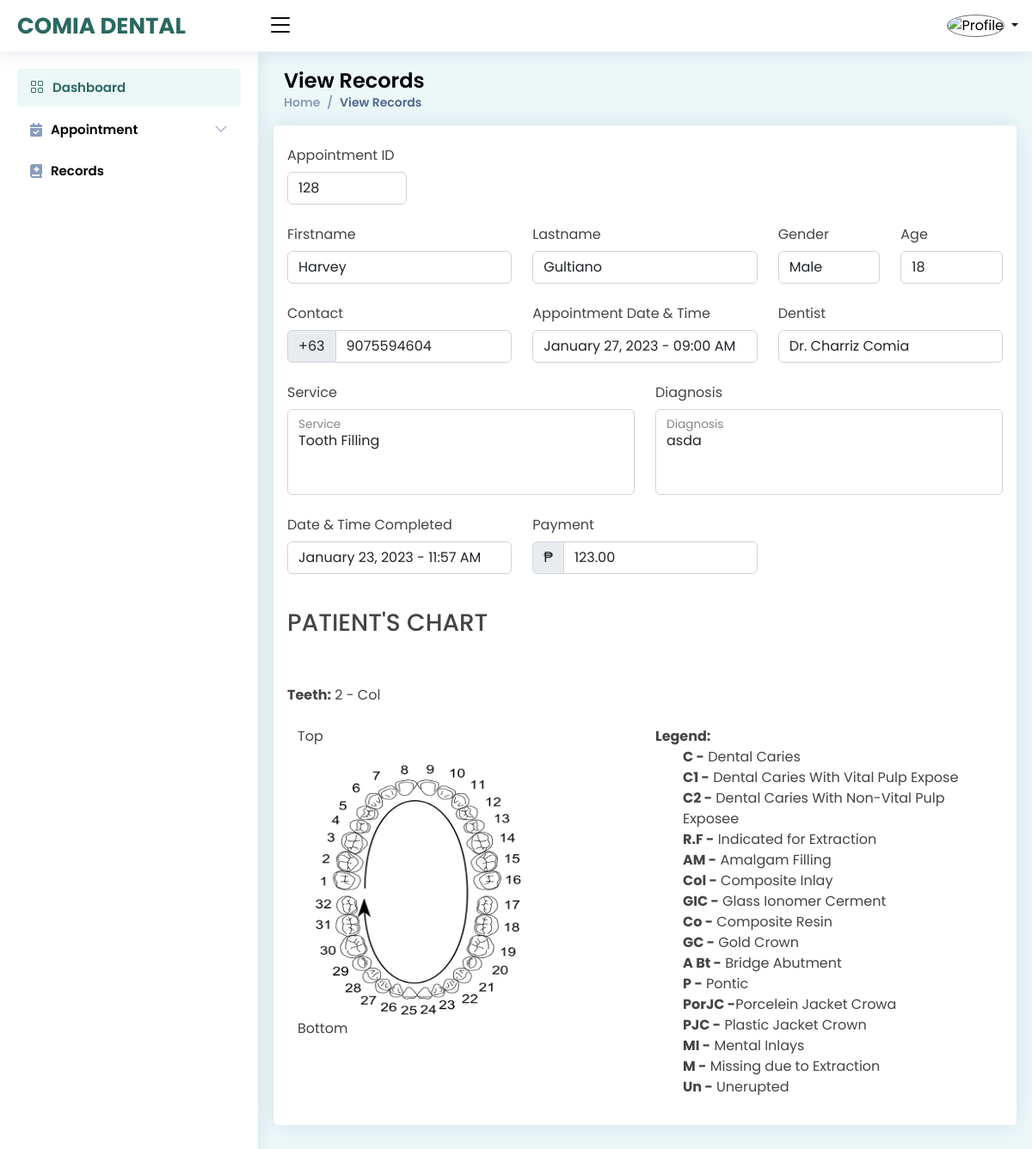
/admin/view-records.php?id=128 (signed in), run on the app's committed database.
### tables this page shows
CREATE TABLE `tbl_appointment` (
  `appointment_id` int(11) NOT NULL,
  `user_id` int(11) NOT NULL,
  `firstname` varchar(255) NOT NULL,
  `lastname` varchar(255) NOT NULL,
  `gender` varchar(255) NOT NULL,
  `age` int(11) NOT NULL,
  `contact` varchar(255) NOT NULL,
  `appointment_date` date NOT NULL,
  `appointment_time` time NOT NULL,
  `service` varchar(255) NOT NULL,
  `dentist` varchar(255) NOT NULL,
  `status` varchar(255) NOT NULL,
  `description` varchar(255) NOT NULL,
  `payment` decimal(10,2) NOT NULL,
  `date_completed` date NOT NULL,
  `time_completed` time NOT NULL,
  `reason` varchar(255) NOT NULL,
  `reason2` varchar(55) NOT NULL,
  `request` text NOT NULL,
  `diagram` text NOT NULL,
  `isStatus` int(1) DEFAULT NULL
);

CREATE TABLE `tbl_tooth` (
  `id` int(11) NOT NULL,
  `title` varchar(55) NOT NULL,
  `age` varchar(55) NOT NULL,
  `image` varchar(55) NOT NULL
);

### admin/view-records.php (the view, shortened to what this page needs)
<?php include './components/head_css.php';
include './components/component-top.php';
if(!isset($_GET['id'])) {
    ?>
    <script>
        location.href = 'records.php';
    </script>
    <?php
} else {
    $appointment_id = $_GET['id'];
        ?>
        <?php
}
?>
<main id="main" class="main">
    <div class="pagetitle">
        <h1>View Records</h1>
        <nav>
            <ol class="breadcrumb">
                <li class="breadcrumb-item"><a href="index.php">Home</a></li>
                <li class="breadcrumb-item active">View Records</li>
            </ol>
        </nav>
    </div>
    <section>
        <div class="row">
            <div class="card p-3">
                <?php
                $get_record = mysqli_query($conn, "SELECT * FROM tbl_appointment WHERE appointment_id = $appointment_id");
                foreach($get_record as $row) {
                    $age = $row['age'];
                ?>
                <form>
                    <div class="mb-3 col-sm-5 col-md-3 col-lg-2">
                        <label for="view_appointment_id" class="col-form-label">Appointment ID</label>
                        <input type="text" class="form-control" id="view_appointment_id" name="view_appointment_id" value="<?= $row['appointment_id'] ?>"
                            required readonly>
                    </div>
                    <div class="row form-group mb-3">
                        <div class="col-md-4">
                            <label for="view_firstname" class="col-form-label">Firstname</label>
                            <input type="text" class="form-control" id="view_firstname" name="view_firstname" value="<?= $row['firstname'] ?>" required
                                readonly>
                        </div>
                        <div class="col-md-4">
                            <label for="view_lastname" class="col-form-label">Lastname</label>
                            <input type="text" class="form-control" id="view_lastname" name="view_lastname" value="<?= $row['lastname'] ?>" required
                                readonly>
                        </div>
                        <div class="col-md-2">
                            <label for="view_gender" class="col-form-label">Gender</label>
                            <input type="text" class="form-control" id="view_gender" name="view_gender" value="<?= $row['gender'] ?>" required
                                readonly>
                        </div>
                        <div class="col-md-2">
                            <label for="view_age" class="col-form-label">Age</label>
                            <input type="text" class="form-control" id="view_age" name="view_age" value="<?= $row['age'] ?>" required readonly>
                        </div>
                    </div>
                    <div class="row form-group mb-3">
                        <div class="col-md-4">
                            <label for="view_firstname" class="col-form-label">Contact</label>
                            <div class="input-group input-group-merge">
                                <span class="input-group-text">+63</span>
                                <input type="tel" id="view_contact" name="view_contact" class="form-control" value="<?= $row['contact'] ?>" required
                                    readonly />
                            </div>
                        </div>
                        <div class="col-md-4">
                            <label for="view_lastname" class="col-form-label">Appointment Date & Time</label>
                            <input type="text" class="form-control" id="view_lastname" name="view_lastname" value="<?= date('F d, Y', strtotime($row['appointment_date'])) . ' - ' . date('h:i A', strtotime($row['appointment_time'])) ?>" required
                                readonly>
                        </div>
                        <div class="col-md-4">
                            <label for="view_gender" class="col-form-label">Dentist</label>
                            <input type="text" class="form-control" id="view_gender" name="view_gender" value="<?= $row['dentist'] ?>" required
                                readonly>
                        </div>
                    </div>
                    <div class="row form-group mb-3">
                        <div class="col-md-6">
                            <label for="view_gender" class="col-form-label">Service</label>
                            <div class="form-floating">
                                <textarea class="form-control" placeholder="Leave a comment here" id="view_reason"
                                    name="view_reason" style="height: 100px; resize: none;"><?= $row['service'] ?></textarea>
                                <label for="floatingTextarea2">Service</label>
                            </div>
                        </div>
                        <div class="col-md-6">
                            <label for="view_gender" class="col-form-label">Diagnosis</label>
                            <div class="form-floating">
                                <textarea class="form-control" placeholder="Leave a comment here" id="view_reason"
                                    name="view_reason" style="height: 100px; resize: none;"><?= $row['description'] ?></textarea>
                                <label for="floatingTextarea2">Diagnosis</label>
                            </div>
                        </div>
                    </div>
                    <div class="row form-group mb-3">
                        <div class="col-md-4">
                            <label for="view_gender" class="col-form-label">Date & Time Completed</label>
                            <input type="text" class="form-control" id="view_gender" name="view_gender" value="<?= date('F d, Y', strtotime($row['date_completed'])) . ' - ' . date('h:i A', strtotime($row['time_completed'])) ?>" required
                                readonly>
                        </div>
                        <div class="col-md-4">
                            <label for="view_gender" class="col-form-label">Payment</label>
                             <div class="input-group input-group-merge">
                                <span class="input-group-text">&#8369;</span>
                            <input type="text" class="form-control" id="view_gender" name="view_gender" value="<?= $row['payment'] ?>" required
                                readonly>
                                </div>
                        </div>
                    </div>
                    <br>
            <h3>PATIENT'S CHART</h3>
            <br></br>
                    <b>Teeth:</b> <?php echo  $row['diagram'];
                    ?>
<br></br>
                                    <div class="container">
                <div class="row">
                <?php
                $sql1 = mysqli_query($conn, "SELECT * FROM tbl_tooth WHERE title = 'Adult Tooth'");
                $row = mysqli_fetch_array($sql1);
                $adult = $row['image'];
                $sql1 = mysqli_query($conn, "SELECT * FROM tbl_tooth WHERE title = 'Baby Tooth'");
                $row = mysqli_fetch_array($sql1);
                $baby = $row['image'];
                if($age == 7 || $age < 7){
                    $image = $baby;
                }
                else{
                $image = $adult;
                }
                ?>
    <div class="col-sm">
    <p>Top</p><img src="<?php echo $image ?>"style="margin-left: 0.9em;" height="300" width="250"><p>Bottom</p>
    </div>
    <div class="col-sm">
    <b>Legend:</b><br>
    <ul class="legend">
    <li><span class="leg">C -</span> Dental Caries</li>
    <li><span class="leg">C1 -</span> Dental Caries With Vital Pulp Expose</li>
    <li><span class="leg">C2 -</span> Dental Caries With Non-Vital Pulp Exposee</li>
    <li><span class="leg">R.F -</span> Indicated for Extraction</li>
    <li><span class="leg">AM -</span> Amalgam Filling</li>
    <li><span class="leg">Col -</span> Composite Inlay</li>
    <li><span class="leg">GIC -</span> Glass Ionomer Cerment</li>
    <li><span class="leg">Co -</span> Composite Resin</li>
    <li><span class="leg">GC -</span> Gold Crown</li>
    <li><span class="leg">A Bt -</span> Bridge Abutment</li>
    <li><span class="leg">P -</span> Pontic</li>
    <li><span class="leg">PorJC -</span>Porcelein Jacket Crowa</li>
    <li><span class="leg">PJC -</span> Plastic Jacket Crown</li>
    <li><span class="leg">MI -</span> Mental Inlays</li>
    <li><span class="leg">M -</span> Missing due to Extraction</li>
    <li><span class="leg">Un -</span> Unerupted</li>
</ul>
    </div>
  </div>
</div>
                </form>
                <?php
                }
                ?>
            </div>
        </div>
    </section>
</main>
<?php include './components/component-bottom.php'; ?>

### admin/assets/css/style.css (style rules this page uses)
:root { scroll-behavior: smooth; }
body { font-family: 'Poppins', sans-serif; background: #ecf8f8; color: #444444; }
a { color: #2a6861; text-decoration: none; }
h1, h2, h3, h4, h5, h6 { font-family: 'Poppins', sans-serif; }
#main { margin-top: 60px; padding: 20px 30px; transition: all 0.3s; }
.pagetitle { margin-bottom: 10px; }
.pagetitle h1 { font-size: 24px; margin-bottom: 0; font-weight: 600; color: #000; }
.card { margin-bottom: 30px; border: none; border-radius: 5px; box-shadow: 0px 0 30px rgba(1, 41, 112, 0.1); }
.breadcrumb { font-size: 14px; font-family: 'Poppins', sans-serif; color: #899bbd; font-weight: 600; }
.breadcrumb a { color: #899bbd; transition: 0.3s; }
.breadcrumb .breadcrumb-item::before { color: #899bbd; }
.breadcrumb .active { color: #51678f; font-weight: 600; }
@media (min-width: 1200px) { #main, #footer { margin-left: 300px; } }

### admin/view-records.php (style rules this page uses)
.legend { list-style: none; }
.leg { font-weight: bold; }

### data on the page
tbl_appointment: view_appointment_id "128", view_firstname "Harvey", view_lastname "Gultiano", view_gender "Male", view_age "18", view_contact "9075594604", view_lastname "January 27, 2023 - 09:00 AM", view_gender "Dr. Charriz Comia", view_reason "Tooth Filling", view_reason "asda", view_gender "January 23, 2023 - 11:57 AM", view_gender "123.00", diagram "2 - Col", tbl_tooth.image (picture)
